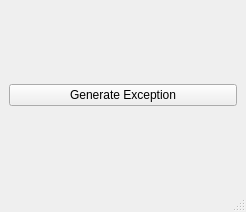
<?xml version="1.0" encoding="UTF-8"?>
<ui version="4.0">
 <class>MainWindow</class>
 <widget class="QMainWindow" name="MainWindow">
  <property name="geometry">
   <rect>
    <x>0</x>
    <y>0</y>
    <width>246</width>
    <height>212</height>
   </rect>
  </property>
  <property name="windowTitle">
   <string>MainWindow</string>
  </property>
  <widget class="QWidget" name="centralwidget">
   <layout class="QVBoxLayout" name="verticalLayout">
    <item>
     <widget class="QPushButton" name="pushButton">
      <property name="text">
       <string>Generate Exception</string>
      </property>
     </widget>
    </item>
   </layout>
  </widget>
  <widget class="QMenuBar" name="menubar">
   <property name="geometry">
    <rect>
     <x>0</x>
     <y>0</y>
     <width>246</width>
     <height>22</height>
    </rect>
   </property>
  </widget>
  <widget class="QStatusBar" name="statusbar"/>
 </widget>
 <resources/>
 <connections/>
</ui>
